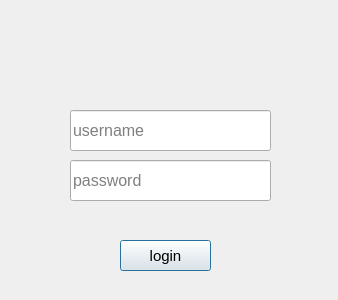
<?xml version="1.0" encoding="UTF-8"?>
<ui version="4.0">
 <class>LoginClass</class>
 <widget class="QWidget" name="LoginClass">
  <property name="geometry">
   <rect>
    <x>0</x>
    <y>0</y>
    <width>338</width>
    <height>300</height>
   </rect>
  </property>
  <property name="windowTitle">
   <string>LoginClass</string>
  </property>
  <widget class="QLineEdit" name="lineEdit_2">
   <property name="geometry">
    <rect>
     <x>70</x>
     <y>160</y>
     <width>201</width>
     <height>41</height>
    </rect>
   </property>
   <property name="font">
    <font>
     <pointsize>12</pointsize>
    </font>
   </property>
   <property name="echoMode">
    <enum>QLineEdit::Password</enum>
   </property>
   <property name="placeholderText">
    <string>password</string>
   </property>
  </widget>
  <widget class="QLineEdit" name="lineEdit">
   <property name="geometry">
    <rect>
     <x>70</x>
     <y>110</y>
     <width>201</width>
     <height>41</height>
    </rect>
   </property>
   <property name="font">
    <font>
     <pointsize>12</pointsize>
    </font>
   </property>
   <property name="inputMask">
    <string/>
   </property>
   <property name="text">
    <string/>
   </property>
   <property name="echoMode">
    <enum>QLineEdit::Normal</enum>
   </property>
   <property name="dragEnabled">
    <bool>false</bool>
   </property>
   <property name="placeholderText">
    <string>username</string>
   </property>
   <property name="cursorMoveStyle">
    <enum>Qt::LogicalMoveStyle</enum>
   </property>
   <property name="clearButtonEnabled">
    <bool>false</bool>
   </property>
  </widget>
  <widget class="QLabel" name="label">
   <property name="geometry">
    <rect>
     <x>10</x>
     <y>40</y>
     <width>321</width>
     <height>51</height>
    </rect>
   </property>
   <property name="text">
    <string/>
   </property>
  </widget>
  <widget class="QPushButton" name="pushButton">
   <property name="geometry">
    <rect>
     <x>120</x>
     <y>240</y>
     <width>91</width>
     <height>31</height>
    </rect>
   </property>
   <property name="font">
    <font>
     <pointsize>11</pointsize>
    </font>
   </property>
   <property name="text">
    <string>login</string>
   </property>
   <property name="default">
    <bool>true</bool>
   </property>
  </widget>
 </widget>
 <layoutdefault spacing="6" margin="11"/>
 <resources/>
 <connections/>
</ui>
